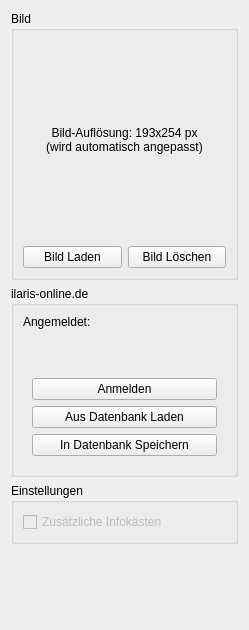
      <widget class="QWidget" name="scrollAreaWidgetContents">
       <property name="geometry">
        <rect>
         <x>0</x>
         <y>0</y>
         <width>249</width>
         <height>630</height>
        </rect>
       </property>
       <layout class="QVBoxLayout" name="verticalLayout">
        <item>
         <widget class="QGroupBox" name="groupBox_3">
          <property name="sizePolicy">
           <sizepolicy hsizetype="Preferred" vsizetype="Maximum">
            <horstretch>0</horstretch>
            <verstretch>0</verstretch>
           </sizepolicy>
          </property>
          <property name="maximumSize">
           <size>
            <width>16777215</width>
            <height>300</height>
           </size>
          </property>
          <property name="title">
           <string>Bild</string>
          </property>
          <layout class="QGridLayout" name="gridLayout_6">
           <item row="2" column="1">
            <widget class="QPushButton" name="buttonDeleteImage">
             <property name="text">
              <string>Bild Löschen</string>
             </property>
            </widget>
           </item>
           <item row="1" column="0" colspan="2">
            <widget class="QLabel" name="labelImage">
             <property name="minimumSize">
              <size>
               <width>0</width>
               <height>200</height>
              </size>
             </property>
             <property name="text">
              <string>Bild-Auflösung: 193x254 px
(wird automatisch angepasst)</string>
             </property>
             <property name="alignment">
              <set>Qt::AlignmentFlag::AlignCenter</set>
             </property>
            </widget>
           </item>
           <item row="2" column="0">
            <widget class="QPushButton" name="buttonLoadImage">
             <property name="text">
              <string>Bild Laden</string>
             </property>
            </widget>
           </item>
          </layout>
         </widget>
        </item>
        <item>
         <widget class="QGroupBox" name="groupBox">
          <property name="sizePolicy">
           <sizepolicy hsizetype="Preferred" vsizetype="Maximum">
            <horstretch>0</horstretch>
            <verstretch>0</verstretch>
           </sizepolicy>
          </property>
          <property name="minimumSize">
           <size>
            <width>0</width>
            <height>100</height>
           </size>
          </property>
          <property name="maximumSize">
           <size>
            <width>16777215</width>
            <height>300</height>
           </size>
          </property>
          <property name="title">
           <string>ilaris-online.de</string>
          </property>
          <layout class="QVBoxLayout" name="verticalLayout_8">
           <item>
            <widget class="QLabel" name="laStatus">
             <property name="sizePolicy">
              <sizepolicy hsizetype="Preferred" vsizetype="Maximum">
               <horstretch>0</horstretch>
               <verstretch>0</verstretch>
              </sizepolicy>
             </property>
             <property name="text">
              <string>Angemeldet: </string>
             </property>
            </widget>
           </item>
           <item>
            <widget class="QLabel" name="lblWerte">
             <property name="sizePolicy">
              <sizepolicy hsizetype="Preferred" vsizetype="Maximum">
               <horstretch>0</horstretch>
               <verstretch>0</verstretch>
              </sizepolicy>
             </property>
             <property name="text">
              <string>&lt;html&gt;&lt;head/&gt;&lt;body&gt;&lt;p&gt;&lt;br/&gt;&lt;/p&gt;&lt;/body&gt;&lt;/html&gt;</string>
             </property>
             <property name="textFormat">
              <enum>Qt::TextFormat::RichText</enum>
             </property>
             <property name="alignment">
              <set>Qt::AlignmentFlag::AlignLeading|Qt::AlignmentFlag::AlignLeft|Qt::AlignmentFlag::AlignTop</set>
             </property>
             <property name="wordWrap">
              <bool>true</bool>
             </property>
            </widget>
           </item>
           <item>
            <widget class="QWidget" name="widget_3" native="true">
             <property name="sizePolicy">
              <sizepolicy hsizetype="Preferred" vsizetype="Maximum">
               <horstretch>0</horstretch>
               <verstretch>0</verstretch>
              </sizepolicy>
             </property>
             <layout class="QVBoxLayout" name="verticalLayout_7">
              <item>
               <widget class="QPushButton" name="btnLogin">
                <property name="text">
                 <string>Anmelden</string>
                </property>
               </widget>
              </item>
              <item>
               <widget class="QPushButton" name="btnDBLaden">
                <property name="text">
                 <string>Aus Datenbank Laden</string>
                </property>
               </widget>
              </item>
              <item>
               <widget class="QPushButton" name="btnDBSpeichern">
                <property name="text">
                 <string>In Datenbank Speichern</string>
                </property>
               </widget>
              </item>
             </layout>
            </widget>
           </item>
          </layout>
         </widget>
        </item>
        <item>
         <widget class="QGroupBox" name="groupBox_5">
          <property name="sizePolicy">
           <sizepolicy hsizetype="Preferred" vsizetype="Maximum">
            <horstretch>0</horstretch>
            <verstretch>0</verstretch>
           </sizepolicy>
          </property>
          <property name="title">
           <string>Einstellungen</string>
          </property>
          <layout class="QGridLayout" name="gridLayout_7">
           <item row="2" column="0">
            <widget class="QCheckBox" name="checkEditierbar">
             <property name="enabled">
              <bool>false</bool>
             </property>
             <property name="text">
              <string>Zusätzliche Infokästen</string>
             </property>
            </widget>
           </item>
           <item row="4" column="0">
            <spacer name="verticalSpacer_4">
             <property name="orientation">
              <enum>Qt::Orientation::Vertical</enum>
             </property>
             <property name="sizeType">
              <enum>QSizePolicy::Policy::Minimum</enum>
             </property>
             <property name="sizeHint" stdset="0">
              <size>
               <width>20</width>
               <height>0</height>
              </size>
             </property>
            </spacer>
           </item>
          </layout>
         </widget>
        </item>
        <item>
         <spacer name="verticalSpacer_3">
          <property name="orientation">
           <enum>Qt::Orientation::Vertical</enum>
          </property>
          <property name="sizeHint" stdset="0">
           <size>
            <width>20</width>
            <height>40</height>
           </size>
          </property>
         </spacer>
        </item>
       </layout>
      </widget>
